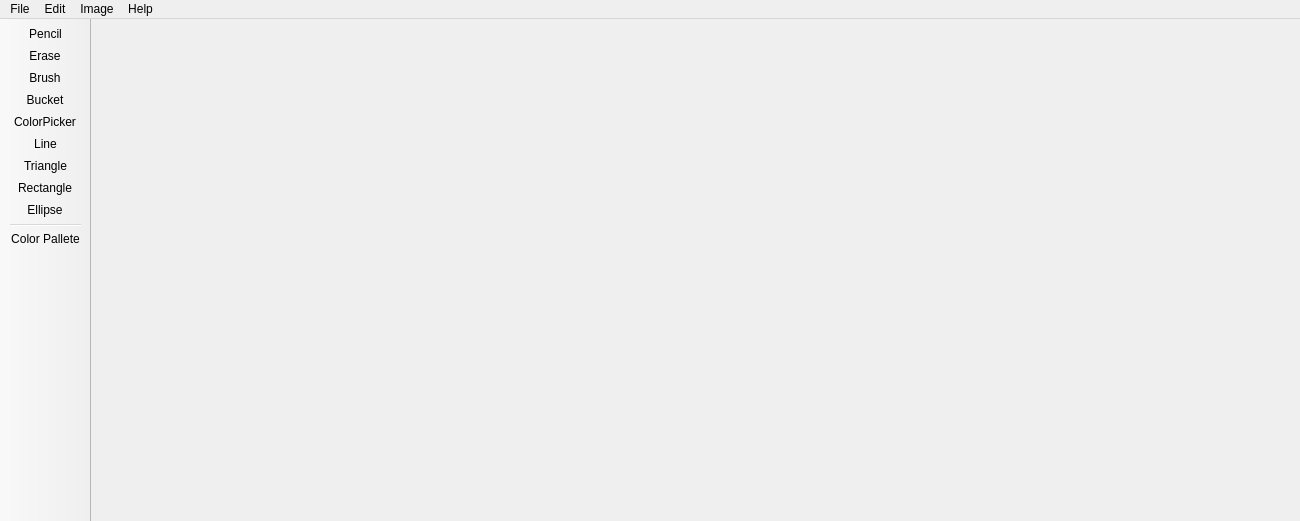
<?xml version="1.0" encoding="UTF-8"?>
<ui version="4.0">
 <class>MainWindow</class>
 <widget class="QMainWindow" name="MainWindow">
  <property name="geometry">
   <rect>
    <x>0</x>
    <y>0</y>
    <width>1300</width>
    <height>521</height>
   </rect>
  </property>
  <property name="sizePolicy">
   <sizepolicy hsizetype="Fixed" vsizetype="Fixed">
    <horstretch>0</horstretch>
    <verstretch>0</verstretch>
   </sizepolicy>
  </property>
  <property name="windowTitle">
   <string>SimplePaint</string>
  </property>
  <property name="autoFillBackground">
   <bool>false</bool>
  </property>
  <property name="tabShape">
   <enum>QTabWidget::Rounded</enum>
  </property>
  <widget class="QWidget" name="centralwidget">
   <widget class="QLabel" name="image_label">
    <property name="geometry">
     <rect>
      <x>130</x>
      <y>20</y>
      <width>651</width>
      <height>401</height>
     </rect>
    </property>
    <property name="text">
     <string/>
    </property>
   </widget>
  </widget>
  <widget class="QMenuBar" name="menubar">
   <property name="geometry">
    <rect>
     <x>0</x>
     <y>0</y>
     <width>1300</width>
     <height>20</height>
    </rect>
   </property>
   <widget class="QMenu" name="menuFile">
    <property name="title">
     <string>File</string>
    </property>
    <addaction name="actionNew"/>
    <addaction name="actionOpen"/>
    <addaction name="actionSave"/>
    <addaction name="actionSave_as"/>
    <addaction name="separator"/>
    <addaction name="actionClose"/>
   </widget>
   <widget class="QMenu" name="menuEdit">
    <property name="title">
     <string>Edit</string>
    </property>
    <addaction name="actionUndo"/>
    <addaction name="actionRedo"/>
    <addaction name="separator"/>
    <addaction name="actionTheme"/>
    <addaction name="separator"/>
    <addaction name="actionZoom_In"/>
    <addaction name="actionZoom_Out"/>
   </widget>
   <widget class="QMenu" name="menuImage">
    <property name="title">
     <string>Image</string>
    </property>
    <addaction name="actionResize"/>
    <addaction name="actionCrop"/>
   </widget>
   <widget class="QMenu" name="menuHelp">
    <property name="geometry">
     <rect>
      <x>307</x>
      <y>163</y>
      <width>148</width>
      <height>69</height>
     </rect>
    </property>
    <property name="title">
     <string>Help</string>
    </property>
    <addaction name="actionHelp"/>
   </widget>
   <addaction name="menuFile"/>
   <addaction name="menuEdit"/>
   <addaction name="menuImage"/>
   <addaction name="menuHelp"/>
  </widget>
  <widget class="QToolBar" name="toolBar">
   <property name="enabled">
    <bool>true</bool>
   </property>
   <property name="sizePolicy">
    <sizepolicy hsizetype="Fixed" vsizetype="Preferred">
     <horstretch>0</horstretch>
     <verstretch>0</verstretch>
    </sizepolicy>
   </property>
   <property name="maximumSize">
    <size>
     <width>16777215</width>
     <height>16777215</height>
    </size>
   </property>
   <property name="windowTitle">
    <string>toolBar</string>
   </property>
   <property name="autoFillBackground">
    <bool>false</bool>
   </property>
   <property name="movable">
    <bool>false</bool>
   </property>
   <property name="allowedAreas">
    <set>Qt::LeftToolBarArea</set>
   </property>
   <property name="iconSize">
    <size>
     <width>30</width>
     <height>30</height>
    </size>
   </property>
   <property name="toolButtonStyle">
    <enum>Qt::ToolButtonIconOnly</enum>
   </property>
   <property name="floatable">
    <bool>false</bool>
   </property>
   <attribute name="toolBarArea">
    <enum>LeftToolBarArea</enum>
   </attribute>
   <attribute name="toolBarBreak">
    <bool>false</bool>
   </attribute>
   <addaction name="actionPencil"/>
   <addaction name="actionErase"/>
   <addaction name="actionBrush"/>
   <addaction name="actionBucket"/>
   <addaction name="actionColorPicker"/>
   <addaction name="actionLine"/>
   <addaction name="actionTriangle"/>
   <addaction name="actionRectangle"/>
   <addaction name="actionEllipse"/>
   <addaction name="separator"/>
   <addaction name="actionColor_Pallete"/>
  </widget>
  <action name="actionNew">
   <property name="text">
    <string>New</string>
   </property>
   <property name="toolTip">
    <string>New</string>
   </property>
   <property name="shortcut">
    <string>Ctrl+N</string>
   </property>
  </action>
  <action name="actionOpen">
   <property name="text">
    <string>Open</string>
   </property>
   <property name="shortcut">
    <string>Ctrl+O</string>
   </property>
  </action>
  <action name="actionSave">
   <property name="text">
    <string>Save</string>
   </property>
   <property name="shortcut">
    <string>Ctrl+S</string>
   </property>
  </action>
  <action name="actionSave_as">
   <property name="text">
    <string>Save as</string>
   </property>
   <property name="shortcut">
    <string>Ctrl+Shift+S</string>
   </property>
  </action>
  <action name="actionClose">
   <property name="text">
    <string>Close</string>
   </property>
   <property name="shortcut">
    <string>Ctrl+X</string>
   </property>
  </action>
  <action name="actionUndo">
   <property name="text">
    <string>Undo</string>
   </property>
   <property name="shortcut">
    <string>Ctrl+Z</string>
   </property>
  </action>
  <action name="actionRedo">
   <property name="text">
    <string>Redo</string>
   </property>
   <property name="shortcut">
    <string>Ctrl+Shift+Z</string>
   </property>
  </action>
  <action name="actionResize">
   <property name="text">
    <string>Resize</string>
   </property>
  </action>
  <action name="actionCrop">
   <property name="text">
    <string>Crop</string>
   </property>
  </action>
  <action name="actionHelp">
   <property name="text">
    <string>Help</string>
   </property>
   <property name="toolTip">
    <string>Help</string>
   </property>
   <property name="shortcut">
    <string>F1</string>
   </property>
  </action>
  <action name="actionPencil">
   <property name="checkable">
    <bool>false</bool>
   </property>
   <property name="icon">
    <iconset resource="../resources/icons.qrc">
     <normaloff>:/icons/icons/pencil.png</normaloff>:/icons/icons/pencil.png</iconset>
   </property>
   <property name="text">
    <string>Pencil</string>
   </property>
   <property name="toolTip">
    <string>Pencil</string>
   </property>
  </action>
  <action name="actionErase">
   <property name="checkable">
    <bool>false</bool>
   </property>
   <property name="icon">
    <iconset resource="../resources/icons.qrc">
     <normaloff>:/icons/icons/eraser.png</normaloff>:/icons/icons/eraser.png</iconset>
   </property>
   <property name="text">
    <string>Erase</string>
   </property>
   <property name="toolTip">
    <string>Erase</string>
   </property>
  </action>
  <action name="actionBucket">
   <property name="checkable">
    <bool>false</bool>
   </property>
   <property name="icon">
    <iconset resource="../resources/icons.qrc">
     <normaloff>:/icons/icons/bucket.png</normaloff>:/icons/icons/bucket.png</iconset>
   </property>
   <property name="text">
    <string>Bucket</string>
   </property>
   <property name="toolTip">
    <string>Bucket</string>
   </property>
  </action>
  <action name="actionBrush">
   <property name="checkable">
    <bool>false</bool>
   </property>
   <property name="icon">
    <iconset resource="../resources/icons.qrc">
     <normaloff>:/icons/icons/brush.png</normaloff>:/icons/icons/brush.png</iconset>
   </property>
   <property name="text">
    <string>Brush</string>
   </property>
   <property name="toolTip">
    <string>Brush</string>
   </property>
  </action>
  <action name="actionColorPicker">
   <property name="checkable">
    <bool>false</bool>
   </property>
   <property name="icon">
    <iconset resource="../resources/icons.qrc">
     <normaloff>:/icons/icons/colorPicker.png</normaloff>:/icons/icons/colorPicker.png</iconset>
   </property>
   <property name="text">
    <string>ColorPicker</string>
   </property>
   <property name="toolTip">
    <string>ColorPicker</string>
   </property>
  </action>
  <action name="actionLine">
   <property name="checkable">
    <bool>false</bool>
   </property>
   <property name="icon">
    <iconset resource="../resources/icons.qrc">
     <normaloff>:/icons/icons/line.png</normaloff>:/icons/icons/line.png</iconset>
   </property>
   <property name="text">
    <string>Line</string>
   </property>
   <property name="toolTip">
    <string>Line</string>
   </property>
  </action>
  <action name="actionTriangle">
   <property name="checkable">
    <bool>false</bool>
   </property>
   <property name="icon">
    <iconset resource="../resources/icons.qrc">
     <normaloff>:/icons/icons/triangle.png</normaloff>:/icons/icons/triangle.png</iconset>
   </property>
   <property name="text">
    <string>Triangle</string>
   </property>
   <property name="toolTip">
    <string>Triangle</string>
   </property>
  </action>
  <action name="actionRectangle">
   <property name="checkable">
    <bool>false</bool>
   </property>
   <property name="icon">
    <iconset resource="../resources/icons.qrc">
     <normaloff>:/icons/icons/rectangle.png</normaloff>:/icons/icons/rectangle.png</iconset>
   </property>
   <property name="text">
    <string>Rectangle</string>
   </property>
   <property name="toolTip">
    <string>Rectangle</string>
   </property>
  </action>
  <action name="actionEllipse">
   <property name="checkable">
    <bool>false</bool>
   </property>
   <property name="icon">
    <iconset resource="../resources/icons.qrc">
     <normaloff>:/icons/icons/circle.png</normaloff>:/icons/icons/circle.png</iconset>
   </property>
   <property name="text">
    <string>Ellipse</string>
   </property>
   <property name="toolTip">
    <string>Ellipse</string>
   </property>
  </action>
  <action name="actionTheme">
   <property name="text">
    <string>Theme</string>
   </property>
   <property name="toolTip">
    <string>Change theme</string>
   </property>
  </action>
  <action name="actionZoom_In">
   <property name="text">
    <string>Zoom In </string>
   </property>
   <property name="shortcut">
    <string>Ctrl++</string>
   </property>
  </action>
  <action name="actionZoom_Out">
   <property name="text">
    <string>Zoom Out</string>
   </property>
   <property name="shortcut">
    <string>Ctrl+-</string>
   </property>
  </action>
  <action name="actionColor_Pallete">
   <property name="checkable">
    <bool>false</bool>
   </property>
   <property name="icon">
    <iconset resource="../resources/icons.qrc">
     <normaloff>:/icons/icons/pallete.png</normaloff>:/icons/icons/pallete.png</iconset>
   </property>
   <property name="text">
    <string>Color Pallete</string>
   </property>
   <property name="toolTip">
    <string>Choose Color</string>
   </property>
  </action>
 </widget>
 <resources>
  <include location="../resources/icons.qrc"/>
 </resources>
 <connections/>
</ui>
